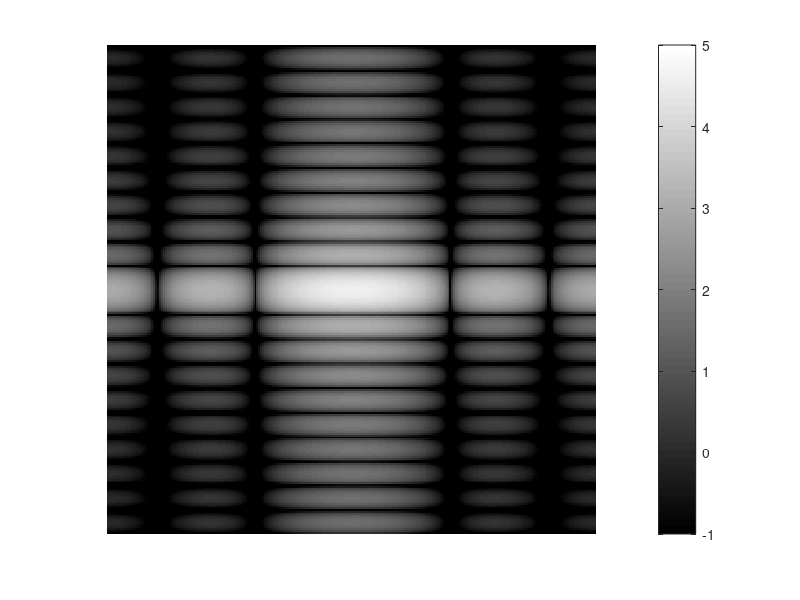

Write MATLAB code to recreate this figure.
% Construir una matriz similar a muestra
% funcion f(m,n) - Ver documento de la practica

f = zeros(30, 30);
f(5:24, 13:17) = 1;
imshow(f, "initialMagnification", "fit");

% Calcular la fft de nuestra imagen 30x30

F = fft2(f);
F2 = log(abs(F));
imshow(F2, [-1 5],"InitialMagnification", "fit")
colormap("jet"); colorbar;

% Agregar ceros para completar una imagen de 256x256

imshow(log(abs(f)), [-1 5])
colormap("jet"); colorbar;
F = fft2(f, 256, 256);

F2 = fftshift(F);

imshow(log(abs(F2)), [-1 5]);
colormap("jet"); colorbar;

